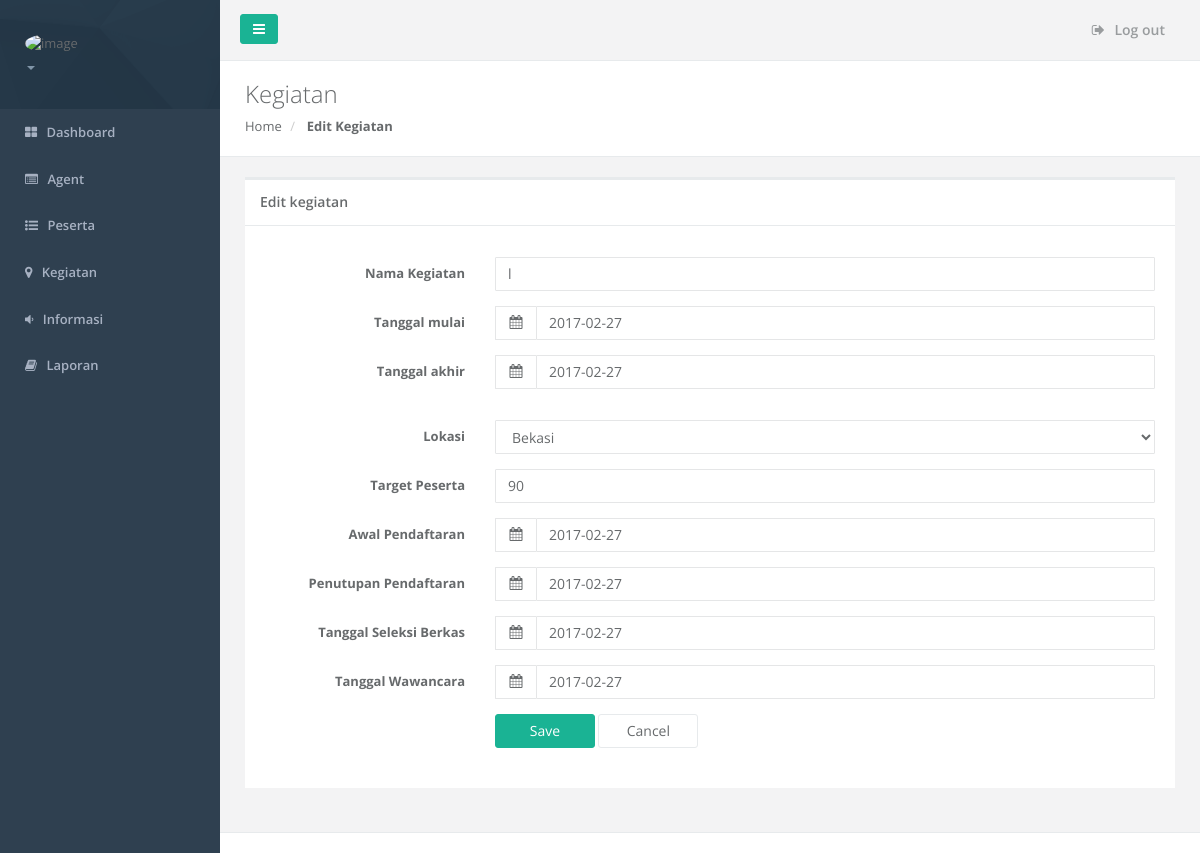
The page /admin/detailkegiatan.php?id=Event-2017311105415 on the database its author committed.
### tables this page shows
CREATE TABLE IF NOT EXISTS `tbl_kegiatan` (
  `kode_kegiatan` varchar(50) NOT NULL,
  `nama_kegiatan` varchar(50) NOT NULL,
  `tgl_mulai` date NOT NULL,
  `tgl_selesai` date NOT NULL,
  `kode_lokasi` varchar(50) NOT NULL,
  `target_peserta` varchar(50) NOT NULL,
  `tgl_pendaftaran` date NOT NULL,
  `tgl_penutupan` date NOT NULL,
  `tgl_seleksiberkas` date NOT NULL,
  `tgl_wawancara` date NOT NULL,
  `status` varchar(50) NOT NULL,
  PRIMARY KEY (`kode_kegiatan`)
);

### admin/detailkegiatan.php (the view, shortened to what this page needs)
<?php
    include('../koneksi.php');
    $id=$_GET['id'];
    $query = mysqli_query($conn,"SELECT * FROM tbl_kegiatan AS a inner join tbl_lokasi AS b on a.kode_lokasi = b.kode_lokasi where kode_kegiatan = '$id' ");
    $row = mysqli_fetch_array($query);
    $query_lokasi = mysqli_query($conn, "SELECT * FROM tbl_lokasi");
?>
<!DOCTYPE html>
<html>
<head>
    <link href="../css/bootstrap.min.css" rel="stylesheet" />
    <link href="../font-awesome/css/font-awesome.css" rel="stylesheet" />
    <link href="../css/plugins/iCheck/custom.css" rel="stylesheet" />
    <link href="../css/animate.css" rel="stylesheet" />
    <link href="../css/style.css" rel="stylesheet" />
    <link href="../css/plugins/datapicker/datepicker3.css" rel="stylesheet" />
    <link href="../css/plugins/awesome-bootstrap-checkbox/awesome-bootstrap-checkbox.css" rel="stylesheet" />
    <link href="../css/plugins/sweetalert/sweetalert.css" rel="stylesheet" />
</head>
<body>
    <div id="wrapper">
        <?php
            include('b.php');
        ?>
        <div class="row wrapper border-bottom white-bg page-heading">
            <div class="col-lg-10">
            <h2>Kegiatan</h2>
            <ol class="breadcrumb">
                <li>
                    <a href="dashboard.php">Home</a>
                </li>
                <li class="active">
                    <strong>Edit Kegiatan</strong>
                </li>
            </ol>
            </div>
        </div>
        <div class="wrapper wrapper-content animated fadeInRight">
            <div class="row">
                <div class="col-lg-12">
                    <div class="ibox float-e-margins">
                        <div class="ibox-title">
                            <h5>Edit kegiatan</h5>
                        </div>
                        <div class="ibox-content">
                            <form method="post" class="form-horizontal" action="simpan_kegiatan.php">
                                <div class="form-group">
                                <div class="col-sm-12"><input type="text" style="display:none" class="form-control" value="<?php echo $row['kode_kegiatan'] ?>" name="kode_kegiatan"/></div>
                                </div>
                                <div class="form-group">
                                    <label class="col-sm-3 control-label">Nama Kegiatan</label>
                                    <div class="col-sm-9"><input type="text" class="form-control" value="<?php echo $row['nama_kegiatan'] ?>" name="nama_kegiatan" /></div>
                                </div>
                                <div class="form-group" id="data_1">
                                    <label class="col-sm-3 control-label">Tanggal mulai</label>
                                    <div class="col-sm-9">
                                        <div class="input-group date">
                                            <span class="input-group-addon"><i class="fa fa-calendar"></i></span><input type="text" class="form-control" value="<?php echo $row['tgl_mulai'] ?>" name="tgl_mulai" />
                                        </div>
                                    </div>
                                </div>
                                <div class="form-group" id="data_1">
                                    <label class="col-sm-3 control-label">Tanggal akhir</label>
                                    <div class="col-sm-9">
                                        <div class="input-group date">
                                            <span class="input-group-addon"><i class="fa fa-calendar"></i></span><input type="text" class="form-control" value= "<?php echo $row['tgl_selesai'] ?>" name="tgl_selesai" />
                                        </div>
                                    </div>
                                </div>
                                <div class="form-group">
                                <div class="col-sm-12"><input type="text" style="display:none" class="form-control" value="<?php echo $row['kode_lokasi'] ?>" name="kode_lokasi"/></div>
                                </div>
                                <div class="form-group">
                                    <label class="col-sm-3 control-label">Lokasi</label>
                                    <div class="col-sm-9">
                                        <select name="lokasi" class="form-control">
                                            <?php
                                                while ($lokasi = mysqli_fetch_array($query_lokasi)) {
                                                    echo "<option value='".$lokasi['kode_lokasi']."'>".$lokasi['nama_lokasi']."</option>";
                                                }
                                            ?>
                                        </select>
                                    </div>
                                </div>
                                <div class="form-group">
                                    <label class="col-sm-3 control-label">Target Peserta</label>
                                    <div class="col-sm-9"><input type="text" class="form-control" value="<?php echo $row['target_peserta'] ?>" name="target_peserta" /></div>
                                </div>
                                <div class="form-group" id="data_1">
                                    <label class="col-sm-3 control-label">Awal Pendaftaran</label>
                                    <div class="col-sm-9">
                                        <div class="input-group date">
                                            <span class="input-group-addon"><i class="fa fa-calendar"></i></span><input type="text" class="form-control" value="<?php echo $row['tgl_pendaftaran'] ?>" name="tgl_pendaftaran" />
                                        </div>
                                    </div>
                                </div>
                                <div class="form-group" id="data_1">
                                    <label class="col-sm-3 control-label">Penutupan Pendaftaran</label>
                                    <div class="col-sm-9">
                                        <div class="input-group date">
                                            <span class="input-group-addon"><i class="fa fa-calendar"></i></span><input type="text" class="form-control" value="<?php echo $row['tgl_penutupan'] ?>" name="tgl_penutupan" />
                                        </div>
                                    </div>
                                </div>
                                <div class="form-group" id="data_1">
                                    <label class="col-sm-3 control-label">Tanggal Seleksi Berkas</label>
                                    <div class="col-sm-9">
                                        <div class="input-group date">
                                            <span class="input-group-addon"><i class="fa fa-calendar"></i></span><input type="text" class="form-control" value="<?php echo $row['tgl_seleksiberkas'] ?>" name="tgl_seleksiberkas" />
                                        </div>
                                    </div>
                                </div>
                                <div class="form-group" id="data_1">
                                    <label class="col-sm-3 control-label">Tanggal Wawancara</label>
                                    <div class="col-sm-9">
                                        <div class="input-group date">
                                            <span class="input-group-addon"><i class="fa fa-calendar"></i></span><input type="text" class="form-control" value="<?php echo $row['tgl_wawancara'] ?>" name="tgl_wawancara" />
                                        </div>
                                    </div>
                                </div>
                                <div class="form-group">
                                    <div class="col-sm-3"></div>
                                    <div class="col-sm-9">
                                        <button class="btn btn-primary" style="width:100px;" type="submit" name="save">Save</button>
                                        <a href="kegiatan.php" class="btn btn-white" style="width:100px;">Cancel</a>
                                    </div>
                                </div>
                            </form>
                        </div>
                    </div>
                </div>
            </div>
        </div>
        <div class="footer">
        </div>
        </div>
        </div>
</body>
</html>

### rows shown on the page
tbl_kegiatan: nama_kegiatan "l", tgl_mulai "2017-02-27", tgl_selesai "2017-02-27", target_peserta "90", tgl_pendaftaran "2017-02-27", tgl_penutupan "2017-02-27", tgl_seleksiberkas "2017-02-27", tgl_wawancara "2017-02-27"

### other values the page prints
form field lokasi "Bekasi"
